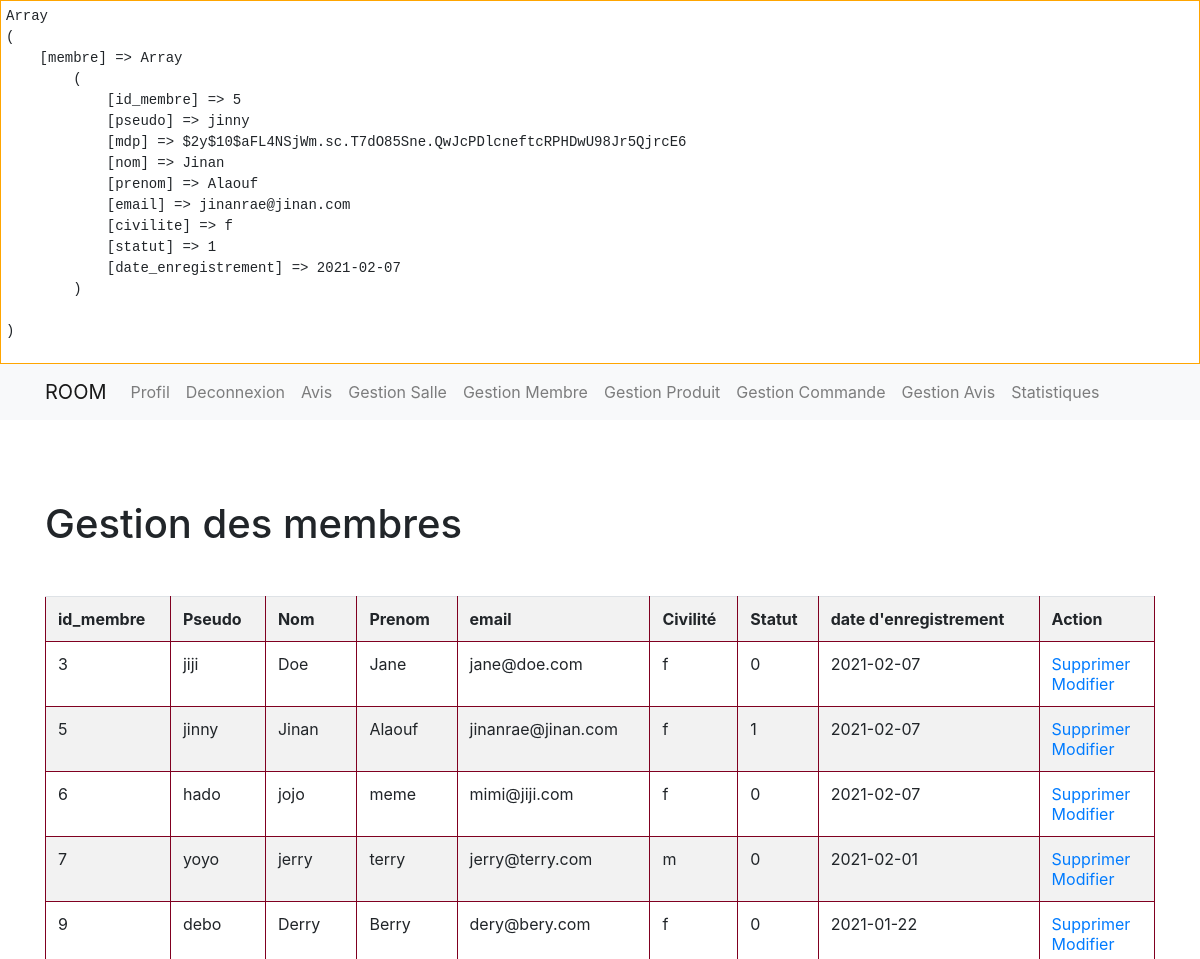
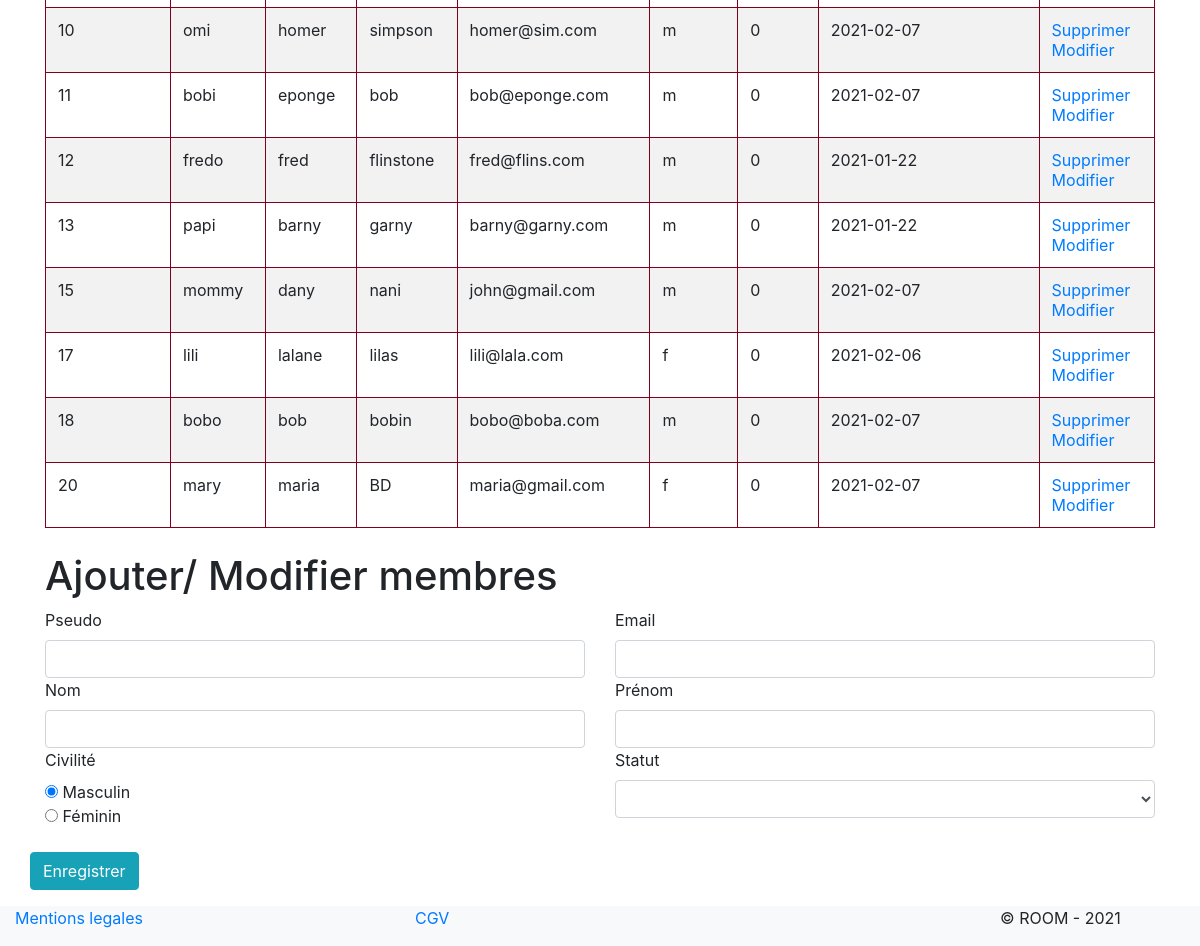
Screenshot of /admin/gestion_membre.php (signed in) with the database file from the repository (2 pictures, top to bottom).
### tables this page shows
CREATE TABLE `membre` (
  `id_membre` int(3) NOT NULL,
  `pseudo` varchar(20) NOT NULL,
  `mdp` varchar(255) NOT NULL,
  `nom` varchar(20) NOT NULL,
  `prenom` varchar(20) NOT NULL,
  `email` varchar(50) NOT NULL,
  `civilite` enum('f','m') NOT NULL,
  `statut` int(1) NOT NULL,
  `date_enregistrement` date NOT NULL
);

### inc/init.php (called while the page is built, shortened)
<?php
$pdo = new PDO('mysql:host=localhost;dbname=room', 'root', 'root', array(PDO::ATTR_ERRMODE => PDO::ERRMODE_WARNING, PDO::MYSQL_ATTR_INIT_COMMAND => 'SET NAMES utf8'));
$contenu = '';
require_once 'functions.php';

### admin/gestion_membre.php (the view, shortened to what this page needs)
<?php
require_once '../inc/init.php';
$resultat = executeRequete("SELECT id_membre, pseudo, nom, prenom, email, civilite, statut, date_enregistrement FROM membre ");
$contenu .= '<table class="table table-striped">';
$contenu .= '<tr>
           <th>id_membre</th>
           <th>Pseudo</th>
           <th>Nom</th>
           <th>Prenom</th>
           <th>email</th>
           <th>Civilité</th>
           <th>Statut</th>
           <th> date d\'enregistrement </th>
           <th>Action</th>
            </tr>';
while ($membre = $resultat->fetch(PDO::FETCH_ASSOC)) {
    $contenu .= '<tr>';
    foreach ($membre as $indice => $information) {
        $contenu .= '<td>' . $information . '</td>';
    }
    $contenu .=  '<td>
                      <div><a href="?action=supprimer_membre&id_membre=' . $membre['id_membre'] . '" onclick="return(confirm(\'Etes-vous sûr de vouloir supprimer ce membre?\'));">Supprimer</i></a></div>
					 <div><a href="?action=modifier_statut&id_membre=' . $membre['id_membre'] . '&statut=' . $membre['statut'] . '">Modifier</a></div>
			   </td>';
    $contenu .= '</tr>';
}
$contenu .= '</table>';
require_once '../inc/header.php';
?>
<h1 style="margin-top:5rem; margin-bottom:3rem">Gestion des membres</h1>
<?php
echo $contenu;
echo '<h1 class="mt-4">Ajouter/ Modifier membres</h1>';
?>
<form action="" method="post" enctype="multipart/form-data">
    <div class="row">
        <div class="col-md-6 mx-auto">
            <label for="pseudo">Pseudo</label>
            <input type="text" name="pseudo" class="form-control" id="pseudo" value="<?php echo $membre_actuel['pseudo'] ?? ''; ?>">
        </div>
        <div class="col-md-6 mx-auto">
            <label for="email">Email</label>
            <input type="text" name="email" class="form-control" id="email" value="<?php echo  $membre_actuel['email'] ?? ''; ?>">
        </div>
        <div class="col-md-6 mx-auto">
            <label for="nom">Nom</label>
            <input type="text" name="nom" class="form-control" id="nom" value="<?php echo  $membre_actuel['nom'] ?? ''; ?>">
        </div>
        <div class="col-md-6 mx-auto">
            <label for="prenom">Prénom</label>
            <input type="text" name="prenom" class="form-control" id="prenom" value="<?php echo  $membre_actuel['prenom'] ?? ''; ?>">
        </div>
        <div class="col-md-6 mx-auto">
            <label for="civilite">Civilité</label>
            <div><input type="radio" name="civilite" value="m" checked> Masculin</div>
            <div><input type="radio" name="civilite" value="f" <?php if (isset($membre_actuel['civilite']) &&  $membre_actuel['civilite'] == 'f') echo 'checked'; ?>> Féminin</div>
        </div>
        <div class="col-md-6 mx-auto">
            <label for="statut">Statut</label>
            <select id="statut" name="statut" class="form-control">
                <option selected></option>
                <option value="1" <?php if (isset($membre_actuel['statut']) &&  $membre_actuel['statut'] == '1') echo 'selected';  ?>>Admin </option>
            </select>
        </div>
        <div>
            <input type="submit" value="Enregistrer" class="btn btn-info mt-4">
        </div>
    </div>
</form>
<?php
require_once '../inc/footer.php';
?>

### admin/gestion_membre.php (style rules this page uses)
table, th, tr, td { border: 1px solid #800020; }

### rows the page displays
membre: id_membre "3", pseudo "jiji", nom "Doe", prenom "Jane", email "jane@doe.com", civilite "f", statut "0", date_enregistrement "2021-02-07"
membre: id_membre "5", pseudo "jinny", nom "Jinan", prenom "Alaouf", email "jinanrae@jinan.com", civilite "f", statut "1", date_enregistrement "2021-02-07"
membre: id_membre "6", pseudo "hado", nom "jojo", prenom "meme", email "mimi@jiji.com", civilite "f", statut "0", date_enregistrement "2021-02-07"
membre: id_membre "7", pseudo "yoyo", nom "jerry", prenom "terry", email "jerry@terry.com", civilite "m", statut "0", date_enregistrement "2021-02-01"
membre: id_membre "9", pseudo "debo", nom "Derry", prenom "Berry", email "dery@bery.com", civilite "f", statut "0", date_enregistrement "2021-01-22"
membre: id_membre "10", pseudo "omi", nom "homer", prenom "simpson", email "homer@sim.com", civilite "m", statut "0", date_enregistrement "2021-02-07"
membre: id_membre "11", pseudo "bobi", nom "eponge", prenom "bob", email "bob@eponge.com", civilite "m", statut "0", date_enregistrement "2021-02-07"
membre: id_membre "12", pseudo "fredo", nom "fred", prenom "flinstone", email "fred@flins.com", civilite "m", statut "0", date_enregistrement "2021-01-22"
membre: id_membre "13", pseudo "papi", nom "barny", prenom "garny", email "barny@garny.com", civilite "m", statut "0", date_enregistrement "2021-01-22"
membre: id_membre "15", pseudo "mommy", nom "dany", prenom "nani", email "john@gmail.com", civilite "m", statut "0", date_enregistrement "2021-02-07"
membre: id_membre "17", pseudo "lili", nom "lalane", prenom "lilas", email "lili@lala.com", civilite "f", statut "0", date_enregistrement "2021-02-06"
membre: id_membre "18", pseudo "bobo", nom "bob", prenom "bobin", email "bobo@boba.com", civilite "m", statut "0", date_enregistrement "2021-02-07"
membre: id_membre "20", pseudo "mary", nom "maria", prenom "BD", email "maria@gmail.com", civilite "f", statut "0", date_enregistrement "2021-02-07"
